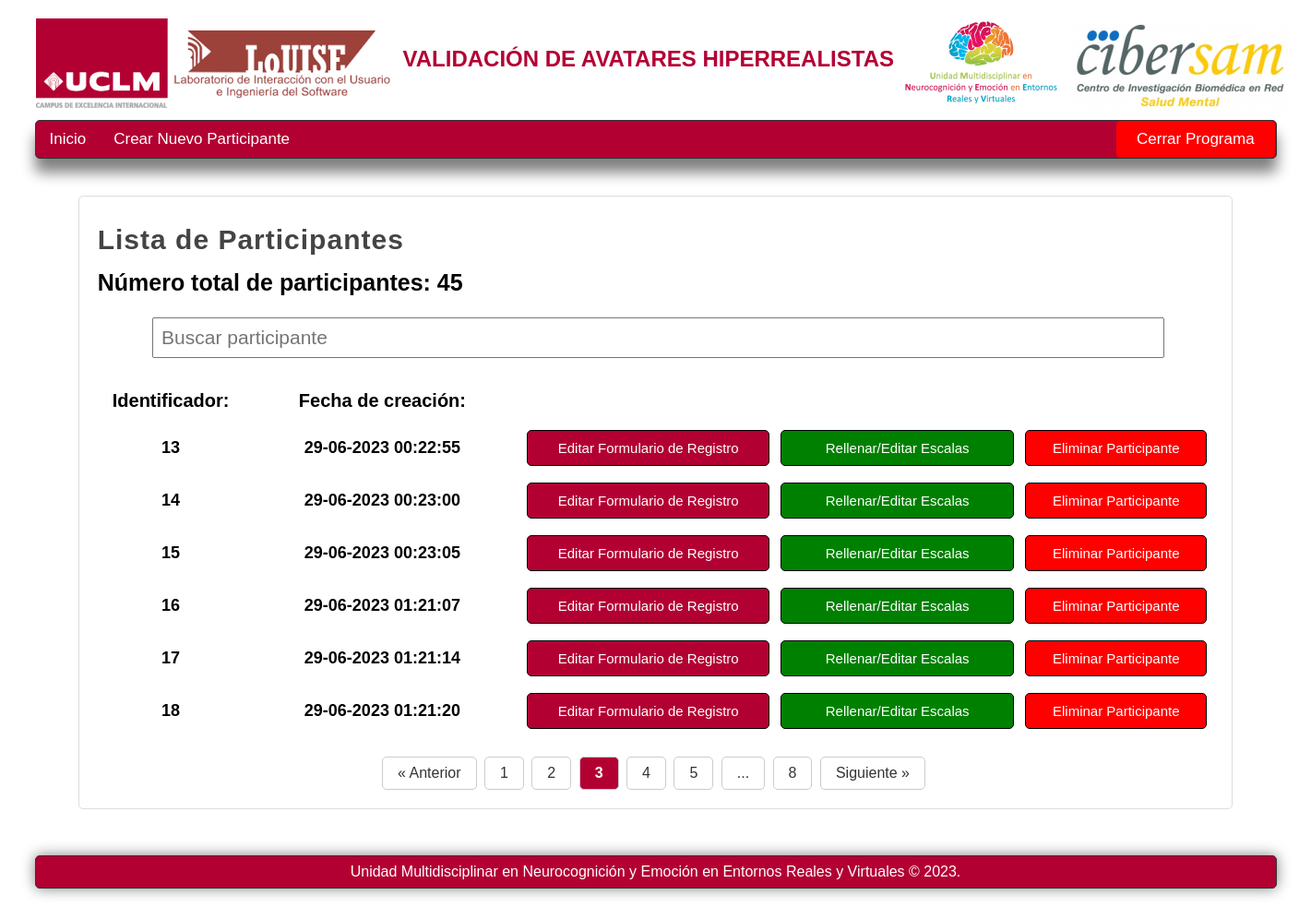
The page /listaparticipantes/control/?page=3&search= on the database its author committed.
### appcarasrealistas.py (models this page shows)
class Formularioregistro(db.Model):
    __bind_key__ = 'datosappcarasrealistas'
    idparticipante = db.Column(db.Integer, primary_key=True)
    fechacreacion = db.Column(db.Text)
    fechaultimamodificacion = db.Column(db.Text)
    nhcparticipante = db.Column(db.Text)
    edad = db.Column(db.Text)
    genero = db.Column(db.Text)
    textogenero = db.Column(db.Text)
    etnia = db.Column(db.Text)
    estadocivil = db.Column(db.Text)
    provinciaresidencia = db.Column(db.Text)
    textoprovinciaresidencia = db.Column(db.Text)
    residencia = db.Column(db.Text)
    estudios = db.Column(db.Text)
    situacionprofesional = db.Column(db.Text)
    textosituacionprofesional = db.Column(db.Text)
    profesion = db.Column(db.Text)

### appcarasrealistas.py (the view)
@appcarasrealistas.route("/listaparticipantes/<string:tipoparticipante>/", methods=["GET", "POST"])
def listaparticipantes(tipoparticipante=""):
    if tipoparticipante == "control":
        nombretablabd = Formularioregistro
        tipolayout = 'layoutinicio2.html'
    listaparticipantes = nombretablabd.query.all()
    numeroparticipantes = len(listaparticipantes)
    search_query = request.args.get('search', '').strip()
    if search_query:
        listaparticipantes = [participante for participante in listaparticipantes if search_query in participante.nhcparticipante]
    total_pages = math.ceil(len(listaparticipantes) / RESULTS_PER_PAGE)
    page = int(request.args.get('page', 1))
    start_index = (page - 1) * RESULTS_PER_PAGE
    end_index = start_index + RESULTS_PER_PAGE
    paginated_participantes = listaparticipantes[start_index:end_index]
    return render_template(
        "listaparticipantes.html",
        tipolayout=tipolayout,
        tipoparticipante=tipoparticipante,
        listaparticipantes=paginated_participantes,
        numeroparticipantes=numeroparticipantes,
        total_pages=total_pages,
        current_page=page,
        search_query=search_query
    )

### appcarasrealistas.py (called while the page is built)
@appcarasrealistas.context_processor
def inject_current_year():
    return {'current_year': datetime.datetime.now().year}

### templates/listaparticipantes.html (shortened to what this page needs)
{% extends tipolayout %}
{% block nav %}
    <li>
        <a href="/">Inicio</a>
    </li>
    {% if tipoparticipante == "control"%}
        <li>
            <a href="/formularioregistro/control">Crear Nuevo Participante</a>
        </li>
        <li>
            <a class="cerrarprogramabipolares1" href="/salir" onclick="return confirm('¿Estas seguro de que deseas cerrar el programa?')">Cerrar Programa</a>
        </li>
    {% endif %}
{% endblock %}
{% block content %}
    {% if tipoparticipante == "control"%}
        <h1 class="titulo2">Lista de Participantes</h1>
    {% endif %}
    <h3>Número total de participantes: {{ numeroparticipantes }}</h3>
    <br>
    <form method="get" action="/listaparticipantes/{{ tipoparticipante }}/" class="search-form">
        <input type="text" id="search-input" name="search" value="{{ search_query }}" oninput="validatePositiveInteger(this);" placeholder="Buscar participante" style="cursor: text;">
    </form>
    <br>
    <div class="divtable">
        <table>
            <thead class="theadtable">
                <tr>
                    <td class="titulostablas1">Identificador:</td>
                    <td class="titulostabla1">Fecha de creación:</td>
                    <td class="titulostablas3"></td>
                    <td class="titulostablas4"></td>
                    <td class="titulostablas5"></td>
                </tr>
            </thead>
            <tbody class="tbodytable">
                {% for participante in listaparticipantes %}
                    <tr>
                        <td class="contenidotabla0">{{ participante.nhcparticipante }}</td>
                        <td class="contenidotabla0">{{ participante.fechacreacion }}</td>
                        <td class="contenidotabla3">
                            <a class="btn3" href="/formularioregistro/{{ tipoparticipante }}/{{ participante.idparticipante }}">Editar Formulario de Registro</a>
                        </td>
                        <td class="contenidotabla3">
                            <a class="btn8" href="/listaformulariosparticipante/{{ tipoparticipante }}/{{ participante.idparticipante }}/{{ participante.nhcparticipante}}/{{ participante.fechacreacion }}">Rellenar/Editar Escalas</a>
                        </td>
                        <td class="contenidotabla3">
                            <a class="btn7" href="/borrarparticipante/{{ tipoparticipante }}/{{ participante.idparticipante }}/{{ participante.nhcparticipante }}/{{ participante.fechacreacion }}" onclick="return confirm('¿Estas seguro de que deseas eliminar el participante: {{  participante.nhcparticipante }}?')">Eliminar Participante</a>
                        </td>
                    </tr>
                {% endfor %}
            </tbody>
        </table>
    </div>
    <div class="pagination">
        {% if current_page > 1 %}
            <a href="{{ url_for('listaparticipantes', tipoparticipante=tipoparticipante, page=current_page-1, search=search_query) }}">&laquo; Anterior</a>
        {% endif %}
        {% if total_pages <= 7 %}
            {% for page_num in range(1, total_pages + 1) %}
                {% if page_num == current_page %}
                    <span class="current-page">{{ page_num }}</span>
                {% else %}
                    <a href="{{ url_for('listaparticipantes', tipoparticipante=tipoparticipante, page=page_num, search=search_query) }}">{{ page_num }}</a>
                {% endif %}
            {% endfor %}
        {% else %}
            {% if current_page <= 4 %}
                {% for page_num in range(1, 6) %}
                    {% if page_num == current_page %}
                        <span class="current-page">{{ page_num }}</span>
                    {% else %}
                        <a href="{{ url_for('listaparticipantes', tipoparticipante=tipoparticipante, page=page_num, search=search_query) }}">{{ page_num }}</a>
                    {% endif %}
                {% endfor %}
                <span class="ellipsis">...</span>
                <a href="{{ url_for('listaparticipantes', tipoparticipante=tipoparticipante, page=total_pages, search=search_query) }}">{{ total_pages }}</a>
            {% endif %}
        {% endif %}
        {% if current_page < total_pages %}
            <a href="{{ url_for('listaparticipantes', tipoparticipante=tipoparticipante, page=current_page+1, search=search_query) }}">Siguiente &raquo;</a>
        {% endif %}
    </div>
{% endblock %}

### static/css/styles.css (style rules this page uses)
* { margin: 0px; padding: 0px; list-style: none; font-family: Arial; }
body { background-color: white; }
.box h3 { font-size: 25px; }
nav ul li { line-height: 40px; float: left; }
nav ul li a { list-style: none; text-decoration: none; display: block; padding-left: 15px; padding-right: 15px; color: white; }
.cerrarprogramabipolares1 { list-style: none; text-decoration: none; display: block; padding-left: 22px; padding-right: 22px; background: red; border-radius: 5px; color: white; margin-left: 881px; }
form { display: block; margin-left: auto; margin-right: auto; width: 1090.8px; }
.box form input { display: inline-block; padding: 0px; padding-left: 5px; padding-right: 5px; font-size: 21px; }
.box form input[type="text"] { width: 1076.8px; padding: 8px; margin-bottom: 5px; margin-top: 5px; text-align: left; }
.titulo2 { color: #444444; letter-spacing: 1px; font-size: 30px; padding-bottom: 5px; margin-bottom: 10px; margin-top: 10px; }
.btn3 { text-decoration: none; font-size: 15px; padding: 10px; background: #B30033; color: white; border: 1px solid black; border-radius: 5px; display: block; text-align: center; }
.btn8 { text-decoration: none; font-size: 15px; padding: 10px; background: green; color: white; border: 1px solid black; border-radius: 5px; display: block; text-align: center; }
.btn7 { text-decoration: none; font-size: 15px; padding: 10px; background: red; color: white; border: 1px solid black; border-radius: 5px; display: block; text-align: center; }
table { table-layout: fixed; width: 100%; }
.divtable { text-align: center; }
.theadtable { font-size: 18px; font-weight: bold; }
.titulostablas1 { font-size: 20px; width: 70px; text-align: center; padding-top: 10px; padding-bottom: 10px; padding-left: 5px; padding-right: 5px; }
.titulostabla1 { font-size: 20px; width: 145px; text-align: center; padding-top: 10px; padding-bottom: 10px; padding-left: 5px; padding-right: 5px; }
.titulostablas3 { width: 131px; text-align: center; padding-top: 10px; padding-bottom: 10px; padding-left: 5px; padding-right: 5px }
.titulostablas4 { width: 126px; text-align: center; padding-top: 10px; padding-bottom: 10px; padding-left: 5px; padding-right: 5px }
.titulostablas5 { width: 97px; text-align: center; padding-top: 10px; padding-bottom: 10px; padding-left: 5px; padding-right: 5px }
.tbodytable { text-align: center; font-size: 18px; width: min-content; }
.contenidotabla0 { padding: 5px; padding-top: 8px; padding-bottom: 8px; font-weight: bold; }
.contenidotabla3 { text-align: center; padding: 5px; padding-top: 8px; padding-bottom: 8px; }
.pagination { text-align: center; margin-top: 20px; }
.pagination a, .pagination span { display: inline-block; padding: 8px 16px; margin-right: 4px; border: 1px solid #ccc; text-decoration: none; color: #333; background-color: #fff; border-radius: 5px; }
.pagination .current-page { font-weight: bold; color: #fff; background-color: #B30033; }

### rows shown on the page
Formularioregistro: nhcparticipante "13", fechacreacion "29-06-2023 00:22:55"
Formularioregistro: nhcparticipante "14", fechacreacion "29-06-2023 00:23:00"
Formularioregistro: nhcparticipante "15", fechacreacion "29-06-2023 00:23:05"
Formularioregistro: nhcparticipante "16", fechacreacion "29-06-2023 01:21:07"
Formularioregistro: nhcparticipante "17", fechacreacion "29-06-2023 01:21:14"
Formularioregistro: nhcparticipante "18", fechacreacion "29-06-2023 01:21:20"

### other values the page prints
{{ numeroparticipantes }} "45"
{{ page_num }} "1" "2" "4" "5"
{{ page_num }} "3"
{{ total_pages }} "8"
